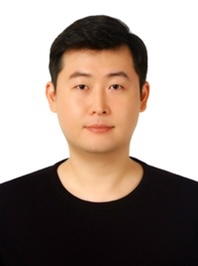
#> input picture opencv/facedata/me.jpeg, 198 x 266 px
$ jupyter execute --allow-errors openCV_study.ipynb   (shell and % lines are left out)
#> lines starting #> are read from the running program, lines starting #| are printed output that depends on the picture; after the words box and inside, x2 and y2 are one past the last pixel; in counts of white or black regions, pixels touching at a corner belong together
### OpenCV
- Open Source Computer Vision Library는 오픈소스 이미지(동영상) 라이브러리
- 이미지 형식 변환, 필터 처리, 얼굴 인식, 물체 인식, 문자 인식 등 이미지와 관련된 다양한 처리
- 머신러닝에서 OpenCV 사용 : 머신러닝의 입력으로 전달하려면 이미지를 숫자 배열 데이터로 변경
- pip install opencv-python

[cell 1]
# 이미지 다운로드
# urllib.request 모듈은 웹사이트 데이터 접근
import urllib.request as req
import matplotlib.pyplot as plt
import cv2

# OpenCV로 읽어 들이기
img = cv2.imread('./facedata/me.jpeg')
#> img is the input picture: shape (266, 198, 3); mean B, G, R 133.8, 142.7, 158

plt.imshow(cv2.cvtColor(img, cv2.COLOR_BGR2RGB))  # 이미지 출력
plt.show()

[cell 2]
# 다운로드한 이미지 출력하기
import matplotlib.pyplot as plt
import cv2

filepath = './facedata/me.jpeg'
img = cv2.imread(filepath)
# plt.axis('off') # axis 출력 끄기
# OpenCV BGR(파녹빨) 인 반면 matplotlib RGB(빨녹파) 순서
plt.imshow(cv2.cvtColor(img, cv2.COLOR_BGR2RGB))  # 이미지 출력
plt.show()

# 이미지 저장하기
cv2.imwrite("./facedata/me.jpg", img)
#> Out = True

[cell 3]
import cv2

# 이미지 읽어 들이기
filepath = './facedata/me.jpg'
img = cv2.imread(filepath)
plt.imshow(cv2.cvtColor(img, cv2.COLOR_BGR2RGB))
plt.show()

# 이미지 저장하기
cv2.imwrite("./facedata/out.png", img)
#> Out = True

[cell 4]
import matplotlib.pyplot as plt
import cv2

# 이미지 읽어 들이기
img = cv2.imread("./facedata/me.jpg")
# plt.axis('off')
# 이미지 크기 변경하기
im2 = cv2.resize(img, (600, 300))  # img, (width, height)
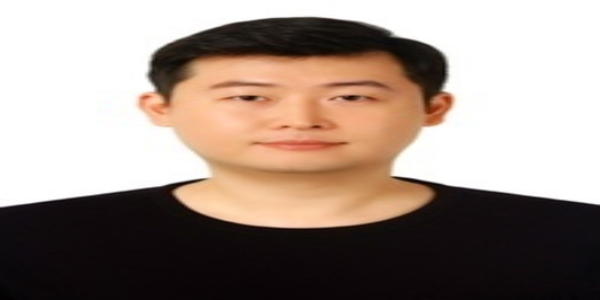
#> im2: shape (300, 600, 3); mean B, G, R 133.7, 142.7, 157.9
# 크기 변경한 이미지 저장하기
cv2.imwrite("./facedata/out-resize.png", im2)

# 이미지 출력하기
plt.imshow(cv2.cvtColor(im2, cv2.COLOR_BGR2RGB))
plt.show()

[cell 5]
import matplotlib.pyplot as plt
import cv2

# 이미지 읽어 들이기
img = cv2.imread("./facedata/me.jpg")
# plt.axis('off')
# 이미지 자르기
im2 = img[50:200, 50:150]  # y1:y2, x1:x2
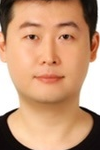
#> im2: shape (150, 100, 3); mean B, G, R 120.9, 152.9, 199.1
# 이미지 크기 변경하기
im2 = cv2.resize(im2, (200, 200))
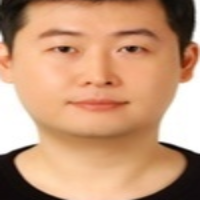
#> im2: shape (200, 200, 3); mean B, G, R 120.8, 152.8, 199
# 크기 변경한 이미지 저장하기
cv2.imwrite("./facedata/cut-resize.png", im2)

# 이미지 출력하기
plt.imshow(cv2.cvtColor(im2, cv2.COLOR_BGR2RGB))
plt.show()

#### 얼굴 검출 - 자동으로 얼굴에 모자이크 처리
- 인간의 얼굴이 어디 있는지 검출
- 사람의 얼굴을 검출하고 자동으로 모자이크 처리\
사생활 보호를 위해 관계없는 사람의 얼굴 자동으로 모자이크 처리\
얼굴 인식을 사용해 사람 얼굴이 있는 사진을 자동으로 수집

[cell 6]
import matplotlib.pyplot as plt
import cv2

# 캐스케이드 파일 지정해서 검출기 생성하기
# OpenCV는 Haar-like 특징 학습기라고 부르는 머신러닝을 사용해 얼굴 인식
# 캐스케이드 파일(얼굴 요소 DB)를 사용해 눈, 코, 잎과 같은 요소의 위치 관계를 확인하고 얼굴인지 확인
# https://github.com/opencv/opencv/tree/master/data/haarcascades
# 얼굴 검출 전용 캐스케이드 파일 외 정면 얼굴, 웃는 얼굴, 눈, 몸 전체를 검출하는 다양한 캐스케이드 파일
cascade_file = "./facedata/haarcascade_frontalface_alt.xml" # 정면 얼굴
cascade = cv2.CascadeClassifier(cascade_file) # 검출기는 캐스캐이드 파일을 지정해 다양한 물체 검출

# 이미지를 읽어 들이고 그레이스케일로 변환하기
# 밝은 부분은 흰색, 어두운 부분은 검은색. 코는 밝은 부분, 코의 양옆은 어두운 부분
# 얼굴 영역중에 중앙에 밝은 부분이 있다면 얼굴로 판단. 각 요소의 명암패턴을 결합해 얼굴의 형태 확인
filepath = './facedata/son.jpeg'
img = cv2.imread(filepath)
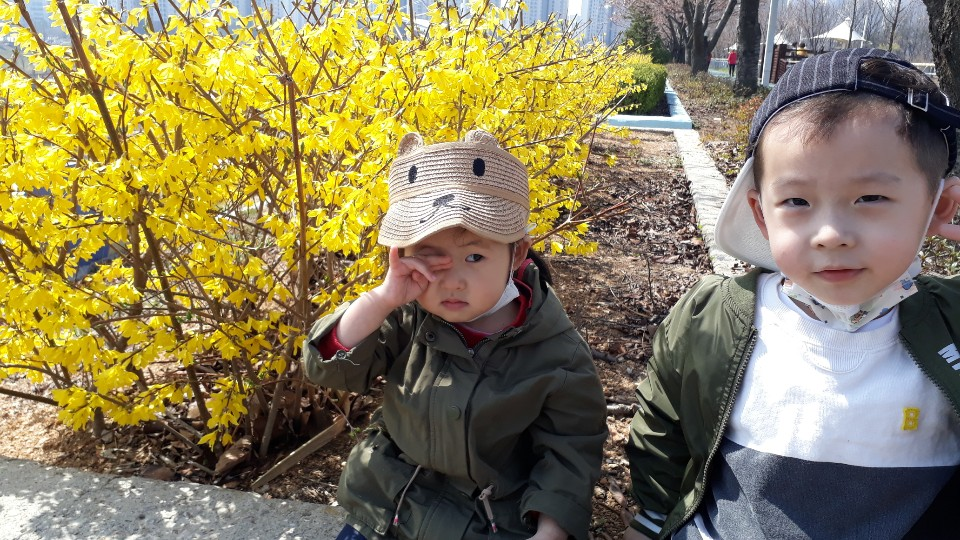
#> input picture opencv/facedata/son.jpeg, 960 x 540 px
#> img is the input picture: shape (540, 960, 3); mean B, G, R 88.6, 127.7, 139
img_gray = cv2.cvtColor(img, cv2.COLOR_BGR2GRAY)
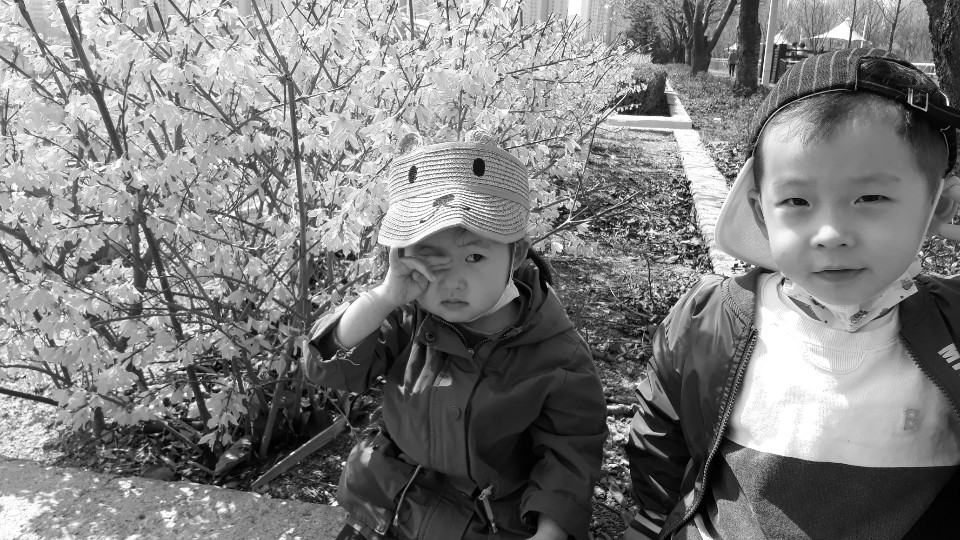
#> img_gray: shape (540, 960); min 0, max 255, mean 126.6

# 얼굴 인식하기(cascade.detectMultiScale() 메서드를 사용)

face_list = cascade.detectMultiScale(img_gray, minSize=(150,150)) # 그레이스케일 이미지데이터, 얼굴 인식영역의 최소 크기 지정
#> face_list = [[740, 130, 188, 188]]


# 결과 확인하기
if len(face_list) == 0:          # 검출 결과를 확인 후 리스트가 비어 있으면 메시지 출력 후 종료
    print("얼굴 인식 실패")
    quit()
# 인식한 부분 표시하기    # 검출한 얼굴 영역에 붉은색 테두리를 랜더링
for (x,y,w,h) in face_list:
    print("얼굴의 좌표 =", x, y, w, h)
    red = (0, 0, 255)
    cv2.rectangle(img, (x, y), (x+w, y+h), red, thickness=20)
#> this loop made 1 pass
#> (x, y, w, h, red) on pass 1: (740, 130, 188, 188, (0, 0, 255))
#| 얼굴의 좌표 = 740 130 188 188
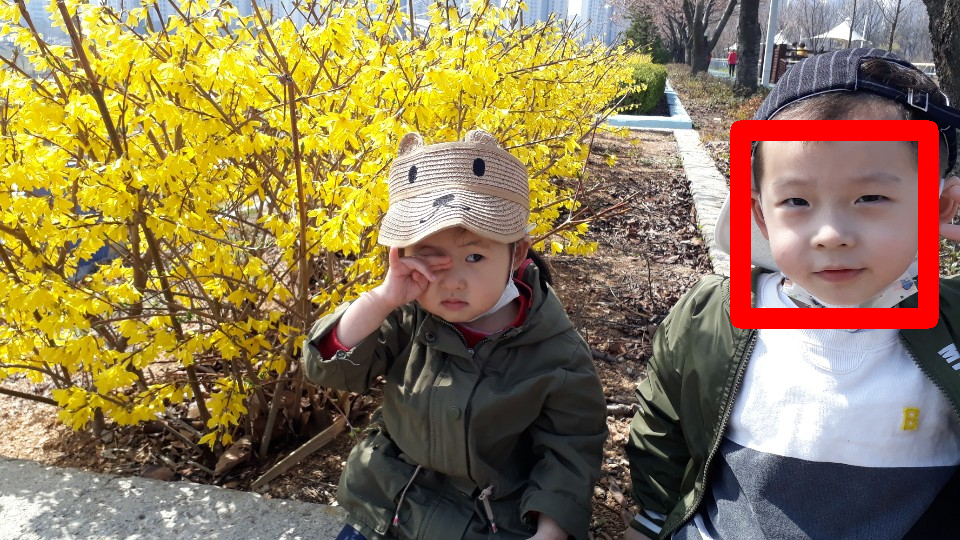
#> img: shape (540, 960, 3); 3.02% of pixels changed, all inside (x1, y1, x2, y2) = (730, 120, 939, 329)

# 이미지 출력하기
cv2.imwrite("./facedata/face-detect.png", img)
plt.imshow(cv2.cvtColor(img, cv2.COLOR_BGR2RGB))
plt.show()

[cell 7]
# mosaic.py
import cv2

def mosaic(img, rect, size):
    # 모자이크 적용할 부분 추출하기
    (x1, y1, x2, y2) = rect
    w = x2 - x1
    h = y2 - y1
    i_rect = img[y1:y2, x1:x2]
    # 축소하고 확대하기
    i_small = cv2.resize(i_rect, ( size, size))
    i_mos = cv2.resize(i_small, (w, h), interpolation=cv2.INTER_AREA)  # 보간법
    # 모자이크 적용하기
    img2 = img.copy()
    img2[y1:y2, x1:x2] = i_mos
    return img2

[cell 8]
img = cv2.imread("./facedata/me.jpg")
# 이미지 출력하기
cv2.imwrite("./facedata/me.png", img)
plt.imshow(cv2.cvtColor(img, cv2.COLOR_BGR2RGB))
plt.show()

[cell 9]
# import matplotlib.pyplot as plt
import cv2
from mosaic import mosaic as mosaic

# 이미지를 읽어 들이고 모자이크 처리하기
img = cv2.imread("./facedata/me.jpeg")
#> (the rest of this cell did not finish here and is left out)

[cell 10]
# 사람 얼굴에 자동으로 모자이크 처리하기
import matplotlib.pyplot as plt
import cv2
from mosaic import mosaic as mosaic

# 캐스케이드 파일 지정해서 검출기 생성하기
cascade_file = "./facedata/haarcascade_frontalface_alt.xml"
cascade = cv2.CascadeClassifier(cascade_file)

# 이미지를 읽어 들이고 그레이스케일로 변환하기
img = cv2.imread("./facedata/family.jpg")
# img = cv2.imread("myphoto.jpg")
#> (the rest of this cell did not finish here and is left out)

## Q. 5명 이상 얼굴 사진이 들어있는 이미지를 다운로드 받아서 모자이크 처리를 하세요.

[cell 11]
import matplotlib.pyplot as plt
import cv2
from mosaic import mosaic as mosaic

cascade_file = "./facedata/haarcascade_frontalface_alt.xml"
cascade = cv2.CascadeClassifier(cascade_file)

img = cv2.imread("./facedata/my.jpeg")
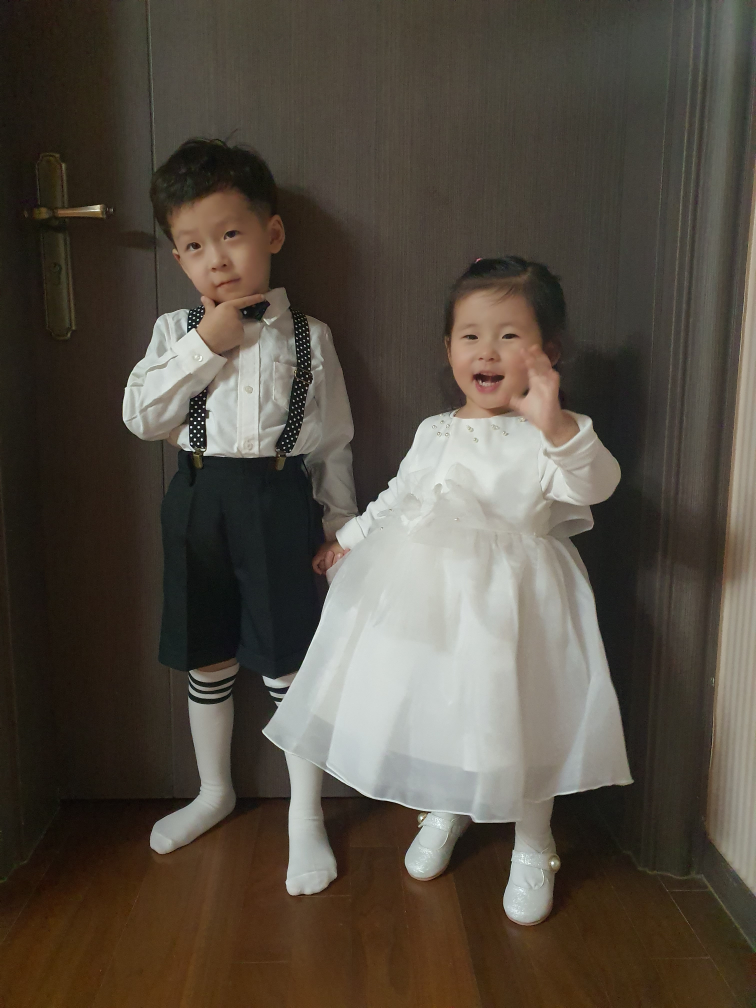
#> input picture opencv/facedata/my.jpeg, 3024 x 4032 px (shown at 1/4 size)
#> img is the input picture: shape (4032, 3024, 3); mean B, G, R 66.3, 76.8, 84.5
img_gray = cv2.cvtColor(img, cv2.COLOR_BGR2GRAY)
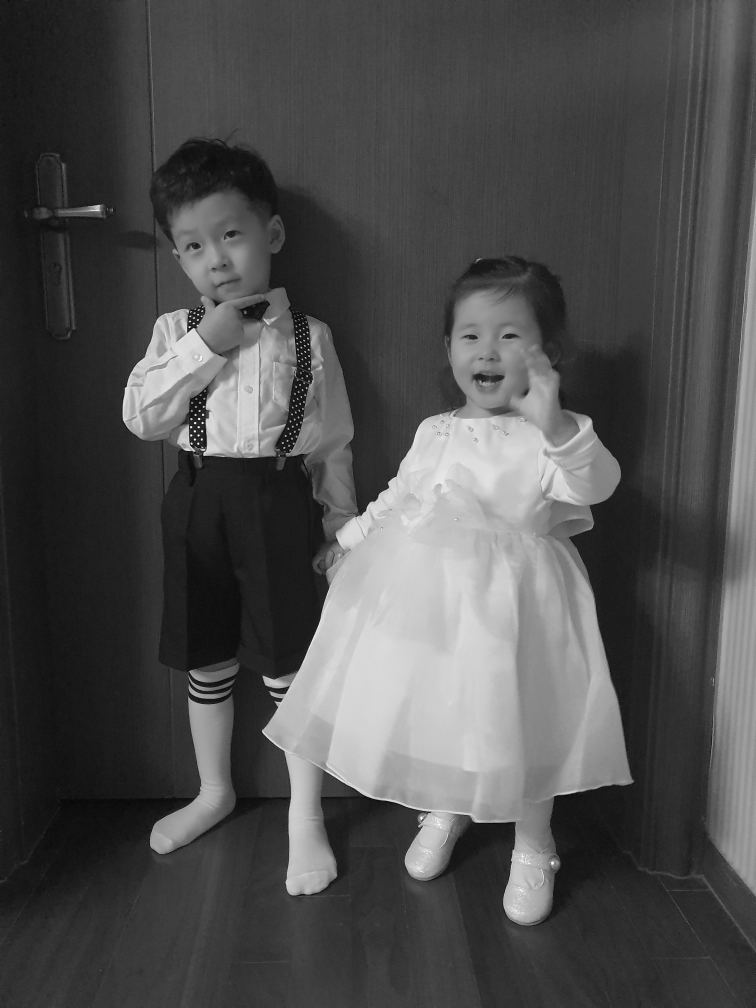
#> img_gray: shape (4032, 3024) (shown at 1/4 size); min 0, max 255, mean 77.9

face_list = cascade.detectMultiScale(img_gray, minSize=(15,15))
#> face_list = [[1734, 1175, 437, 437], [643, 801, 431, 431]]
if len(face_list) == 0: quit()

#> (the rest of this cell did not finish here and is left out)
